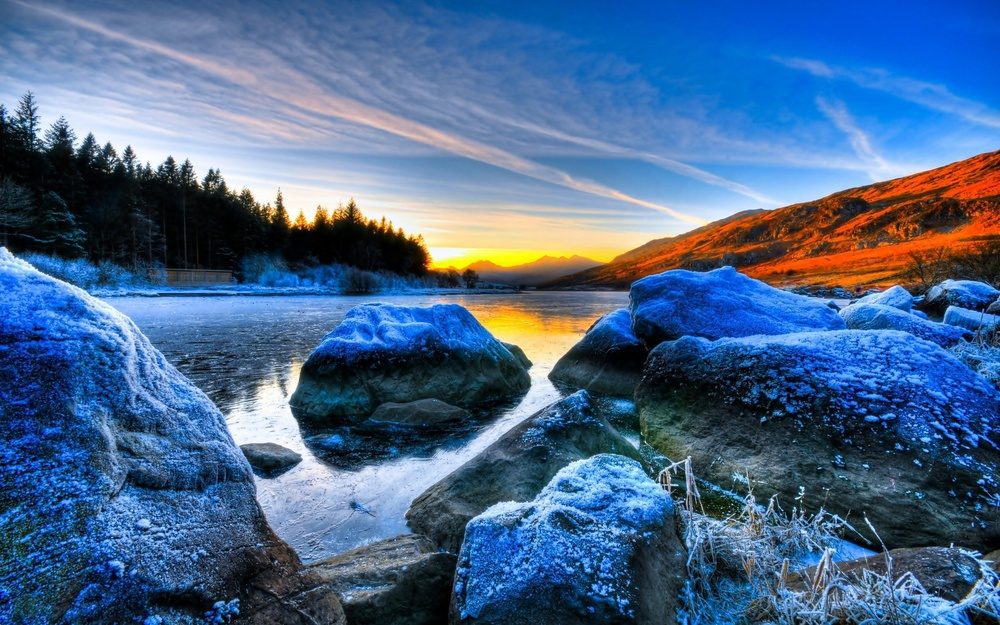
#> input picture walpaper.jpg, 1000 x 625 px, shrunk from 2560 x 1600 before the run, found by its file name
$ python translation.py
#> lines starting #> are read from the running program, lines starting #| are printed output that depends on the picture
import cv2
import numpy as np
img = cv2.imread('./Image/walpaper.jpg')
#> img is the input picture: shape (625, 1000, 3); mean B, G, R 140.1, 103.3, 72.8
def imagetranslation(img,x,y):
    M = np.float32([[1,0,x],[0,1,y]])
    dst = cv2.warpAffine(img,M,(img.shape[1],img.shape[0]))
    return dst
height,width = img.shape[:2]
#> height = 625; width = 1000
translation_img = imagetranslation(img,width/4,height/4)
#> in imagetranslation, `dst = cv2.warpAffine(img,M,(img.shape[1],img.shape[0]))`:
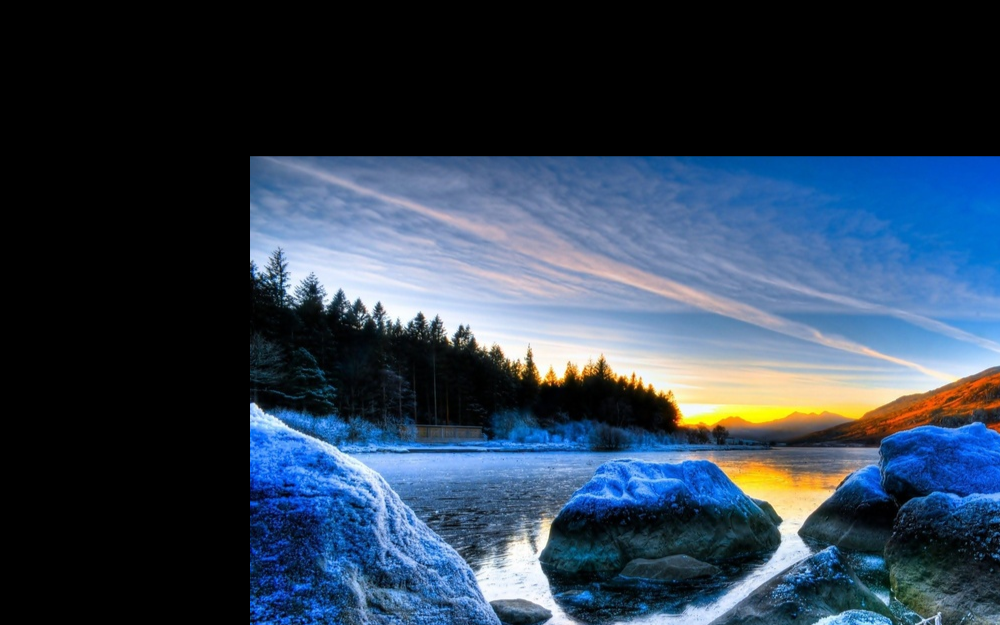
#> dst: shape (625, 1000, 3); mean B, G, R 81.1, 63.1, 47.6
cv2.imwrite('./Image/translation.jpg',translation_img)

$ run again, with profile.jpg copied over walpaper.jpg
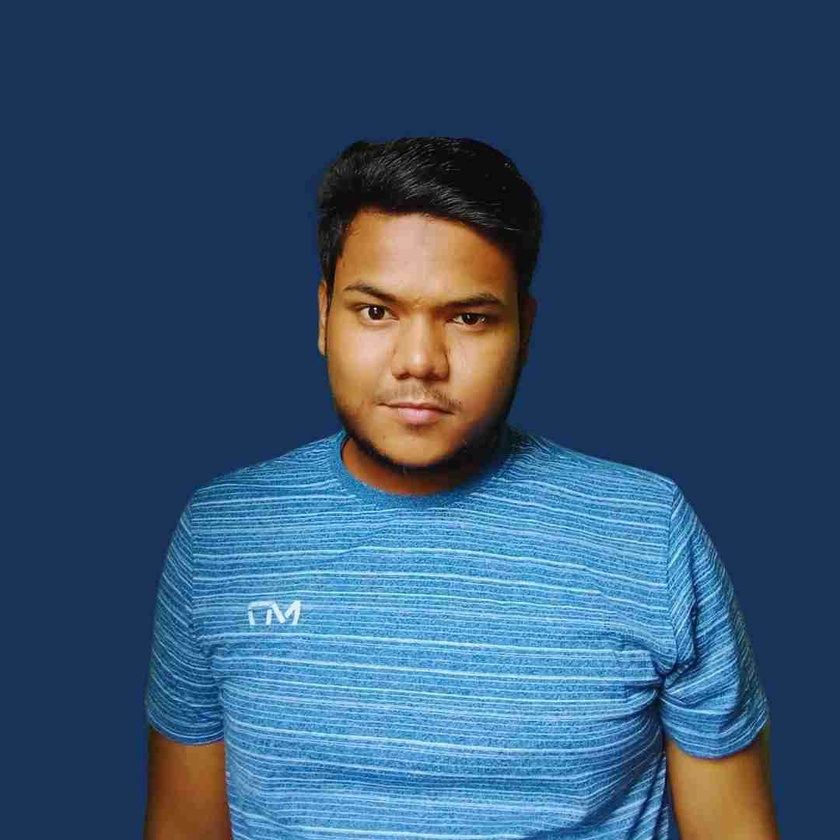
#> input picture profile.jpg, 840 x 840 px, shrunk from 1080 x 1080 before the run, found by its file name
#> img is the input picture: shape (840, 840, 3); mean B, G, R 112.7, 82.5, 52.4
#> in imagetranslation, `dst = cv2.warpAffine(img,M,(img.shape[1],img.shape[0]))`:
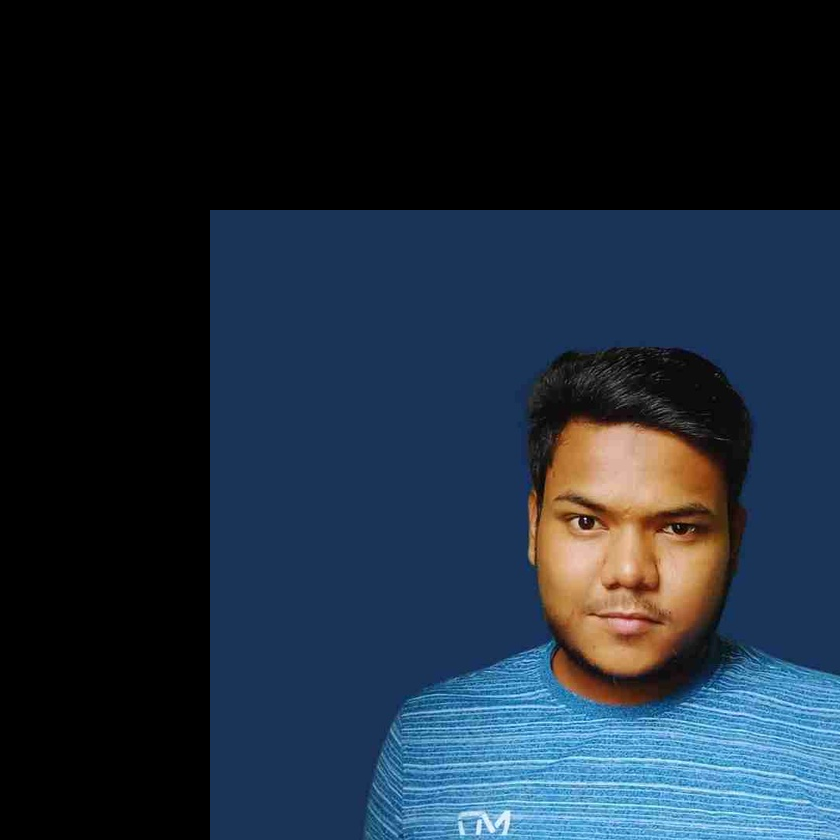
#> dst: shape (840, 840, 3); mean B, G, R 57.6, 42.6, 29

$ run again, with x-mirror.jpg copied over walpaper.jpg
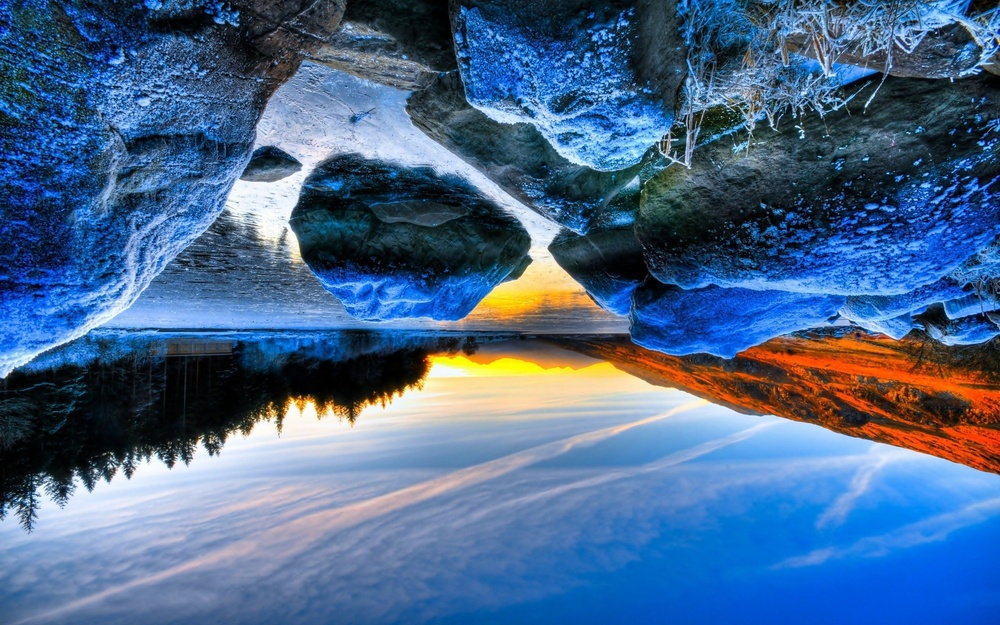
#> input picture x-mirror.jpg, 1000 x 625 px, shrunk from 2560 x 1600 before the run, found by its file name
#> img is the input picture: shape (625, 1000, 3); mean B, G, R 140.1, 103.3, 72.9
#> in imagetranslation, `dst = cv2.warpAffine(img,M,(img.shape[1],img.shape[0]))`:
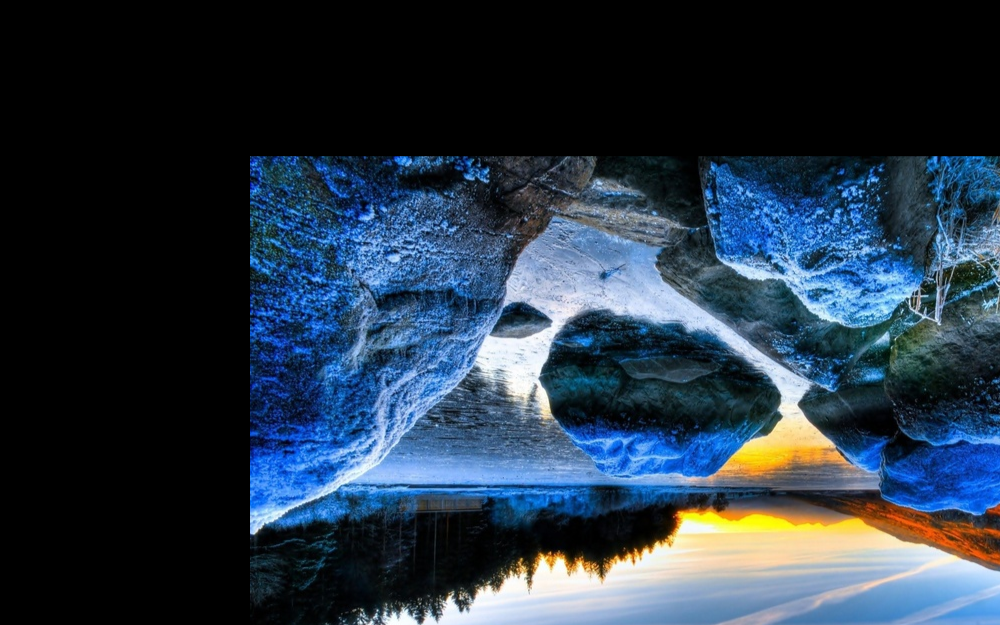
#> dst: shape (625, 1000, 3); mean B, G, R 70.1, 54.6, 39.5

$ run again, with y-mirror.jpg copied over walpaper.jpg
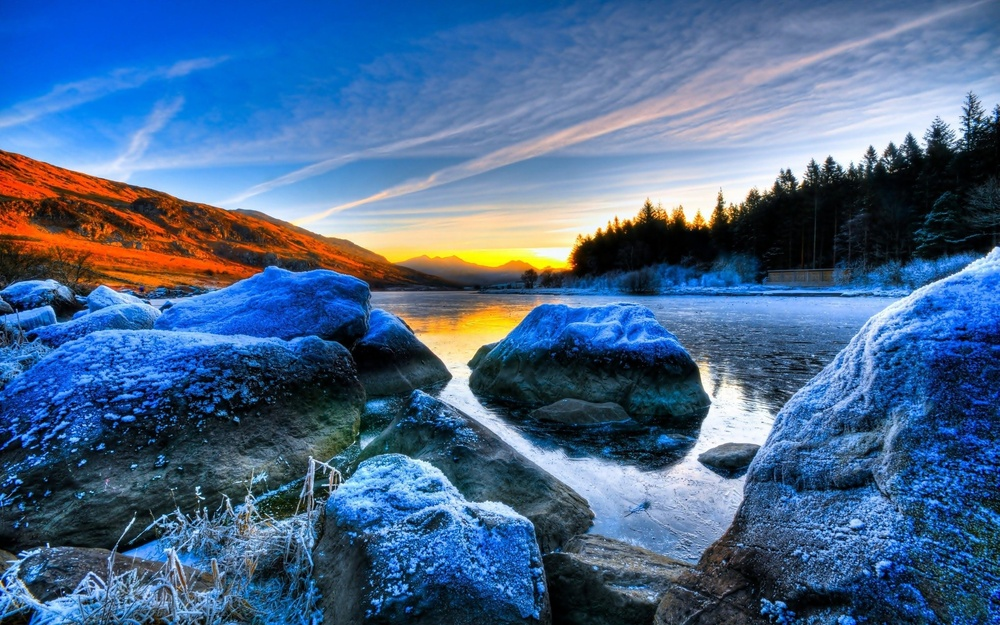
#> input picture y-mirror.jpg, 1000 x 625 px, shrunk from 2560 x 1600 before the run, found by its file name
#> img is the input picture: shape (625, 1000, 3); mean B, G, R 140.1, 103.3, 72.9
#> in imagetranslation, `dst = cv2.warpAffine(img,M,(img.shape[1],img.shape[0]))`:
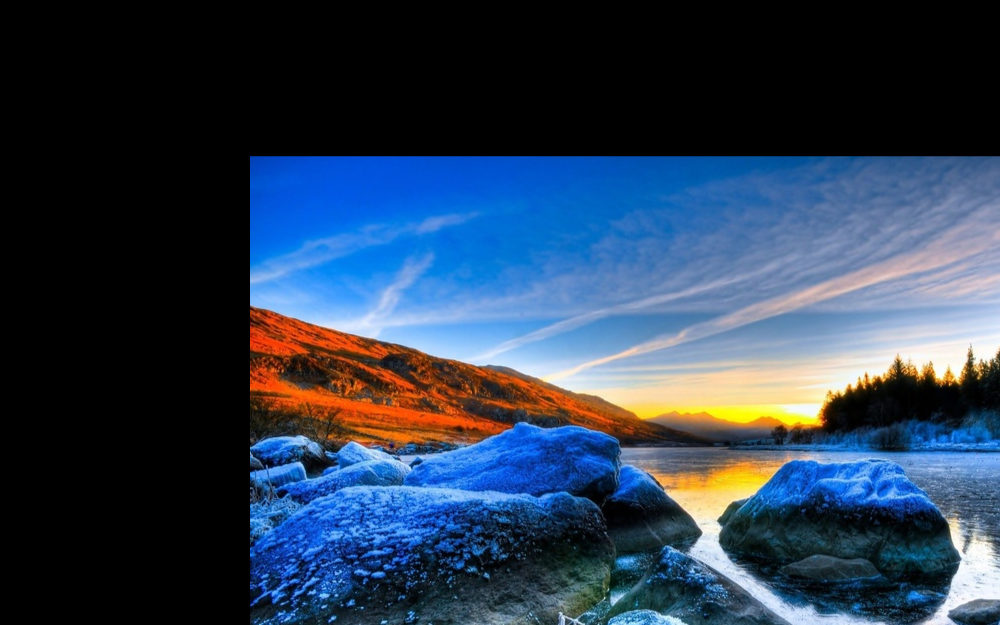
#> dst: shape (625, 1000, 3); mean B, G, R 82.7, 61.4, 44.8
